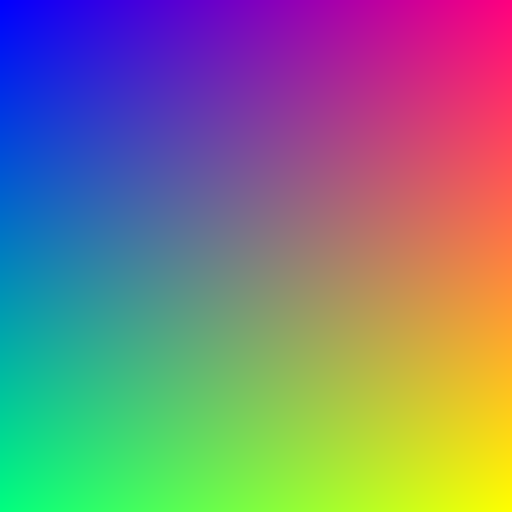
#> input picture imgs/gradient.png, 512 x 512 px; its folder holds 5 pictures in this run
$ python run_experiments.py
#> lines starting #> are read from the running program, lines starting #| are printed output that depends on the picture
### src/cryptopic.py
#   python src/cryptopic.py encrypt -m aes-ctr -k <ключ> -i imgs/my_pic.png -o imgs/enc.png
#   python src/cryptopic.py decrypt -k <ключ> -i imgs/enc.png -o imgs/dec.png

import argparse
import hashlib
import json
import os

import numpy as np
from PIL import Image

from ciphers import xor_encrypt, xor_decrypt, ecb_encrypt, ecb_decrypt, ctr_encrypt, ctr_decrypt

META = "results/meta.json"


def load_image(path):
    return np.array(Image.open(path).convert("RGB"))


def save_image(arr, path):
    Image.fromarray(arr).save(path)


def bytes_to_image(data, shape):
    return np.frombuffer(data, dtype=np.uint8).reshape(shape)


def read_meta():
    if not os.path.exists(META):
        return {}
    with open(META, encoding="utf-8") as f:
        return json.load(f)


def write_meta(meta):
    with open(META, "w", encoding="utf-8") as f:
        json.dump(meta, f, indent=2, ensure_ascii=False)


def encrypt_image(method, key, in_path, out_path):
    img = load_image(in_path)
#> in load_image, returned value is the input picture: shape (512, 512, 3); mean R, G, B 127, 127, 127
    data = img.tobytes()
    info = {"algorithm": method, "source": os.path.basename(in_path), "shape": list(img.shape)}

    if method == "xor":
        enc = xor_encrypt(data, key)
    elif method == "aes-ecb":
        enc = ecb_encrypt(data, key)
        info["tail"] = enc[len(data):].hex()
        enc = enc[:len(data)]
    elif method == "aes-ctr":
        nonce = os.urandom(8)
        enc = ctr_encrypt(data, key, nonce)
        info["nonce"] = nonce.hex()
    else:
        raise ValueError("неизвестный метод " + method)

    save_image(bytes_to_image(enc, img.shape), out_path)
#> in save_image, `Image.fromarray(arr).save(path)`:
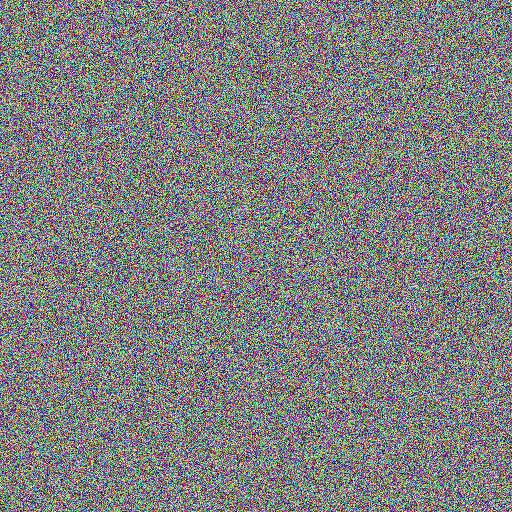
#> saved as gradient_xor.png: PIL image 512x512 RGB; mean R, G, B 127.6, 127.5, 127.5

    meta = read_meta()
    meta[os.path.basename(out_path)] = info
    write_meta(meta)


def decrypt_image(key, in_path, out_path):
    info = read_meta()[os.path.basename(in_path)]
    data = load_image(in_path).tobytes()
    method = info["algorithm"]

    if method == "xor":
        dec = xor_decrypt(data, key)
    elif method == "aes-ecb":
        dec = ecb_decrypt(data + bytes.fromhex(info["tail"]), key)
    elif method == "aes-ctr":
        dec = ctr_decrypt(data, key, bytes.fromhex(info["nonce"]))

    save_image(bytes_to_image(dec, info["shape"]), out_path)


def sha256_file(path):
    with open(path, "rb") as f:
        return hashlib.sha256(f.read()).hexdigest()


def sha256_pixels(path):
    return hashlib.sha256(load_image(path).tobytes()).hexdigest()


# [5 lines left out: function get_key, not called in this run]


# [20 lines that do not run on import are left out]

### src/ciphers.py
import hashlib

from Crypto.Cipher import AES
from Crypto.Util.Padding import pad, unpad


# XOR на xorshift32

def xorshift32(seed, n):
    x = seed
    out = bytearray()
    while len(out) < n:
        x ^= (x << 13) & 0xFFFFFFFF
        x ^= x >> 17
        x ^= (x << 5) & 0xFFFFFFFF
        out += x.to_bytes(4, "little")
    return bytes(out[:n])


def xor_encrypt(data, key):
    seed = int.from_bytes(hashlib.sha256(key).digest()[:4], "little")
    if seed == 0:
        seed = 1
    stream = xorshift32(seed, len(data))
    return bytes(a ^ b for a, b in zip(data, stream))


xor_decrypt = xor_encrypt


# AES

def ecb_encrypt(data, key):
    return AES.new(key, AES.MODE_ECB).encrypt(pad(data, 16))


def ecb_decrypt(data, key):
    return unpad(AES.new(key, AES.MODE_ECB).decrypt(data), 16)


def ctr_encrypt(data, key, nonce):
    return AES.new(key, AES.MODE_CTR, nonce=nonce).encrypt(data)

ctr_decrypt = ctr_encrypt

### src/run_experiments.py
#   python src/run_experiments.py <ключ в hex>

import csv
import os
import sys

import matplotlib.pyplot as plt
import numpy as np

from ciphers import ctr_encrypt
from cryptopic import encrypt_image, decrypt_image, load_image, bytes_to_image, sha256_file, sha256_pixels
from metrics import entropy, chi2, correlation, repeated_blocks, npcr_uaci

images = ["gradient", "checkerboard", "noise_texture", "my_pic"]
methods = ["xor", "aes-ecb", "aes-ctr"]
titles = {"original": "Исходное", "xor": "Потоковый XOR", "aes-ecb": "AES-ECB", "aes-ctr": "AES-CTR"}
main_image = "checkerboard"


def save_csv(path, header, rows):
    with open(path, "w", newline="", encoding="utf-8") as f:
        writer = csv.writer(f)
        writer.writerow(header)
        writer.writerows(rows)


def image_path(name, method):
    if method == "original":
        return f"imgs/{name}.png"
    return f"imgs/{name}_{method}.png"


def draw_histograms(name, out_path):
    fig, ax = plt.subplots(2, 4, figsize=(16, 7.5))
    for i, m in enumerate(["original"] + methods):
        img = load_image(image_path(name, m))
        ax[0, i].imshow(img)
        ax[0, i].set_title(titles[m])
        ax[0, i].axis("off")
        ax[1, i].hist(img.ravel(), bins=256, range=(0, 256))
        ax[1, i].set_title(f"H = {entropy(img):.4f} бит")
        ax[1, i].set_xlabel("значение байта")
    fig.suptitle(f"{name}.png: гистограммы (каналы R, G, B вместе)")
    fig.tight_layout()
    fig.savefig(out_path)
    plt.close(fig)


def draw_three(pics, names, title, out_path):
    fig, ax = plt.subplots(1, 3, figsize=(12, 4.5))
    for i in range(3):
        ax[i].imshow(pics[i])
        ax[i].set_title(names[i])
        ax[i].axis("off")
    fig.suptitle(title)
    fig.tight_layout()
    fig.savefig(out_path)
    plt.close(fig)


os.chdir(os.path.dirname(os.path.dirname(os.path.abspath(__file__))))

if len(sys.argv) > 1:
    key = bytes.fromhex(sys.argv[1])
else:
    key = os.urandom(16)
print("ключ K1:", key.hex())

os.makedirs("results", exist_ok=True)
if os.path.exists("results/meta.json"):
    os.remove("results/meta.json")

# 1) шифрую, расшифровываю и сравниваю sha256 исходника и восстановленного
print("\nПроверка обратимости:")
rows = []
for name in images:
    for m in methods:
        src = image_path(name, "original")
        enc = image_path(name, m)
        dec = f"imgs/{name}_{m}_restored.png"
        encrypt_image(m, key, src, enc)
        decrypt_image(key, enc, dec)
        same_pixels = sha256_pixels(src) == sha256_pixels(dec)
#> same_pixels = True
        same_file = sha256_file(src) == sha256_file(dec)
        print(f"{name:14} {m:8} пиксели: {same_pixels}  файл: {same_file}")
#| gradient       xor      пиксели: True  файл: False
        rows.append([name, m, sha256_pixels(src), sha256_pixels(dec), same_pixels, same_file])
#> (the run stopped early here; a loop or call above may not have finished)
